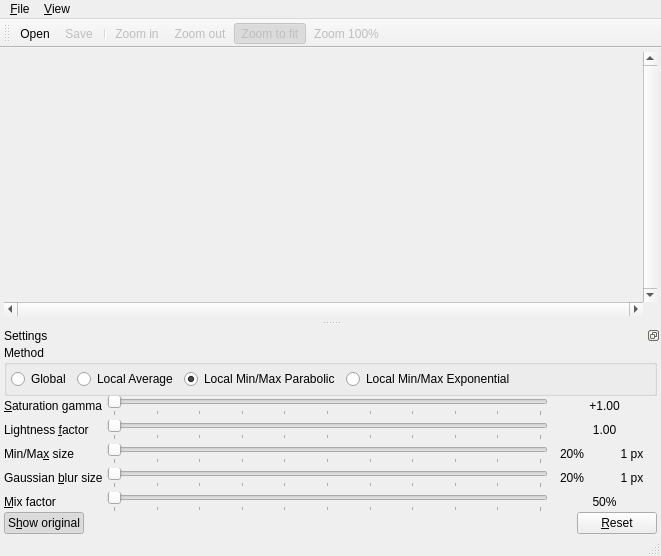
<?xml version="1.0" encoding="UTF-8"?>
<ui version="4.0">
 <class>MainWindow</class>
 <widget class="QMainWindow" name="MainWindow">
  <property name="geometry">
   <rect>
    <x>0</x>
    <y>0</y>
    <width>661</width>
    <height>556</height>
   </rect>
  </property>
  <property name="windowTitle">
   <string>Tonemap - Imaginable</string>
  </property>
  <property name="windowIcon">
   <iconset resource="tonemap_gui.qrc">
    <normaloff>:/icon/tonemap.svg</normaloff>:/icon/tonemap.svg</iconset>
  </property>
  <widget class="QWidget" name="centralWidget">
   <layout class="QVBoxLayout" name="verticalLayout">
    <property name="spacing">
     <number>0</number>
    </property>
    <property name="margin">
     <number>4</number>
    </property>
    <item>
     <widget class="QWidget" name="widget" native="true">
      <layout class="QGridLayout" name="gridLayout" rowstretch="1,0" columnstretch="1,0">
       <property name="margin">
        <number>0</number>
       </property>
       <property name="spacing">
        <number>0</number>
       </property>
       <item row="1" column="0">
        <widget class="QScrollBar" name="horizontalScrollBar">
         <property name="maximum">
          <number>0</number>
         </property>
         <property name="orientation">
          <enum>Qt::Horizontal</enum>
         </property>
        </widget>
       </item>
       <item row="0" column="0">
        <widget class="QWidget" name="views" native="true">
         <layout class="QHBoxLayout" name="horizontalLayout" stretch="1,1">
          <property name="spacing">
           <number>4</number>
          </property>
          <property name="margin">
           <number>0</number>
          </property>
          <item>
           <widget class="Preview" name="original_view" native="true">
            <property name="sizePolicy">
             <sizepolicy hsizetype="Expanding" vsizetype="Expanding">
              <horstretch>0</horstretch>
              <verstretch>0</verstretch>
             </sizepolicy>
            </property>
            <property name="minimumSize">
             <size>
              <width>50</width>
              <height>50</height>
             </size>
            </property>
           </widget>
          </item>
          <item>
           <widget class="Preview" name="tonemapped_view" native="true">
            <property name="sizePolicy">
             <sizepolicy hsizetype="Expanding" vsizetype="Expanding">
              <horstretch>0</horstretch>
              <verstretch>0</verstretch>
             </sizepolicy>
            </property>
            <property name="minimumSize">
             <size>
              <width>50</width>
              <height>50</height>
             </size>
            </property>
           </widget>
          </item>
         </layout>
        </widget>
       </item>
       <item row="0" column="1">
        <widget class="QScrollBar" name="verticalScrollBar">
         <property name="maximum">
          <number>0</number>
         </property>
         <property name="orientation">
          <enum>Qt::Vertical</enum>
         </property>
        </widget>
       </item>
      </layout>
     </widget>
    </item>
   </layout>
  </widget>
  <widget class="QMenuBar" name="menuBar">
   <property name="geometry">
    <rect>
     <x>0</x>
     <y>0</y>
     <width>661</width>
     <height>21</height>
    </rect>
   </property>
   <widget class="QMenu" name="menu_File">
    <property name="title">
     <string>&amp;File</string>
    </property>
    <addaction name="action_Open"/>
    <addaction name="action_Save"/>
    <addaction name="action_Save_as"/>
    <addaction name="separator"/>
    <addaction name="action_Quit"/>
   </widget>
   <widget class="QMenu" name="menu_View">
    <property name="title">
     <string>&amp;View</string>
    </property>
    <addaction name="action_Show_original"/>
    <addaction name="separator"/>
    <addaction name="action_Zoom_in"/>
    <addaction name="action_Zoom_out"/>
    <addaction name="action_Zoom_to_fit"/>
    <addaction name="action_Zoom_one"/>
   </widget>
   <addaction name="menu_File"/>
   <addaction name="menu_View"/>
  </widget>
  <widget class="QToolBar" name="mainToolBar">
   <property name="windowTitle">
    <string>Toolbar</string>
   </property>
   <property name="floatable">
    <bool>false</bool>
   </property>
   <attribute name="toolBarArea">
    <enum>TopToolBarArea</enum>
   </attribute>
   <attribute name="toolBarBreak">
    <bool>false</bool>
   </attribute>
   <addaction name="action_Open"/>
   <addaction name="action_Save"/>
   <addaction name="separator"/>
   <addaction name="action_Zoom_in"/>
   <addaction name="action_Zoom_out"/>
   <addaction name="action_Zoom_to_fit"/>
   <addaction name="action_Zoom_one"/>
  </widget>
  <widget class="QStatusBar" name="status_bar"/>
  <widget class="QDockWidget" name="dockWidget">
   <property name="features">
    <set>QDockWidget::DockWidgetFloatable|QDockWidget::DockWidgetMovable</set>
   </property>
   <property name="windowTitle">
    <string>Settings</string>
   </property>
   <attribute name="dockWidgetArea">
    <number>8</number>
   </attribute>
   <widget class="QWidget" name="dockWidgetContents">
    <layout class="QVBoxLayout" name="verticalLayout_2">
     <property name="spacing">
      <number>0</number>
     </property>
     <property name="leftMargin">
      <number>4</number>
     </property>
     <property name="topMargin">
      <number>0</number>
     </property>
     <property name="rightMargin">
      <number>4</number>
     </property>
     <property name="bottomMargin">
      <number>0</number>
     </property>
     <item>
      <widget class="QGroupBox" name="groupBox_method">
       <property name="title">
        <string>Method</string>
       </property>
       <layout class="QHBoxLayout" name="horizontalLayout_2">
        <property name="margin">
         <number>4</number>
        </property>
        <item>
         <widget class="QRadioButton" name="radioButton_global">
          <property name="text">
           <string>Global</string>
          </property>
         </widget>
        </item>
        <item>
         <widget class="QRadioButton" name="radioButton_local_average">
          <property name="text">
           <string>Local Average</string>
          </property>
          <property name="checked">
           <bool>false</bool>
          </property>
         </widget>
        </item>
        <item>
         <widget class="QRadioButton" name="radioButton_local_minmax_parabolic">
          <property name="text">
           <string>Local Min/Max Parabolic</string>
          </property>
          <property name="checked">
           <bool>true</bool>
          </property>
         </widget>
        </item>
        <item>
         <widget class="QRadioButton" name="radioButton_local_minmax_exponential">
          <property name="text">
           <string>Local Min/Max Exponential</string>
          </property>
         </widget>
        </item>
        <item>
         <spacer name="horizontalSpacer_2">
          <property name="orientation">
           <enum>Qt::Horizontal</enum>
          </property>
          <property name="sizeHint" stdset="0">
           <size>
            <width>40</width>
            <height>20</height>
           </size>
          </property>
         </spacer>
        </item>
       </layout>
      </widget>
     </item>
     <item>
      <layout class="QGridLayout" name="gridLayout_method">
       <property name="margin">
        <number>0</number>
       </property>
       <property name="spacing">
        <number>4</number>
       </property>
       <item row="0" column="0">
        <widget class="QLabel" name="label_saturation">
         <property name="text">
          <string>&amp;Saturation gamma</string>
         </property>
         <property name="buddy">
          <cstring>slider_saturation</cstring>
         </property>
        </widget>
       </item>
       <item row="0" column="1">
        <widget class="QSlider" name="slider_saturation">
         <property name="maximum">
          <number>1000</number>
         </property>
         <property name="singleStep">
          <number>10</number>
         </property>
         <property name="pageStep">
          <number>100</number>
         </property>
         <property name="orientation">
          <enum>Qt::Horizontal</enum>
         </property>
         <property name="tickPosition">
          <enum>QSlider::TicksBelow</enum>
         </property>
         <property name="tickInterval">
          <number>100</number>
         </property>
        </widget>
       </item>
       <item row="0" column="2">
        <widget class="QLabel" name="value_saturation">
         <property name="sizePolicy">
          <sizepolicy hsizetype="Minimum" vsizetype="Preferred">
           <horstretch>0</horstretch>
           <verstretch>0</verstretch>
          </sizepolicy>
         </property>
         <property name="minimumSize">
          <size>
           <width>40</width>
           <height>0</height>
          </size>
         </property>
         <property name="text">
          <string>+1.00</string>
         </property>
         <property name="alignment">
          <set>Qt::AlignCenter</set>
         </property>
        </widget>
       </item>
       <item row="3" column="0">
        <widget class="QLabel" name="label_blur">
         <property name="text">
          <string>Gaussian &amp;blur size</string>
         </property>
         <property name="buddy">
          <cstring>slider_blur</cstring>
         </property>
        </widget>
       </item>
       <item row="3" column="1">
        <widget class="QSlider" name="slider_blur">
         <property name="maximum">
          <number>1000</number>
         </property>
         <property name="singleStep">
          <number>10</number>
         </property>
         <property name="pageStep">
          <number>100</number>
         </property>
         <property name="orientation">
          <enum>Qt::Horizontal</enum>
         </property>
         <property name="tickPosition">
          <enum>QSlider::TicksBelow</enum>
         </property>
         <property name="tickInterval">
          <number>100</number>
         </property>
        </widget>
       </item>
       <item row="3" column="2">
        <layout class="QHBoxLayout" name="horizontalLayout_3">
         <property name="spacing">
          <number>15</number>
         </property>
         <property name="margin">
          <number>0</number>
         </property>
         <item>
          <widget class="QLabel" name="value_blur_percent">
           <property name="sizePolicy">
            <sizepolicy hsizetype="Minimum" vsizetype="Preferred">
             <horstretch>0</horstretch>
             <verstretch>0</verstretch>
            </sizepolicy>
           </property>
           <property name="minimumSize">
            <size>
             <width>40</width>
             <height>0</height>
            </size>
           </property>
           <property name="text">
            <string>20%</string>
           </property>
           <property name="alignment">
            <set>Qt::AlignCenter</set>
           </property>
          </widget>
         </item>
         <item>
          <widget class="QLabel" name="value_blur_pixels">
           <property name="sizePolicy">
            <sizepolicy hsizetype="Minimum" vsizetype="Preferred">
             <horstretch>0</horstretch>
             <verstretch>0</verstretch>
            </sizepolicy>
           </property>
           <property name="minimumSize">
            <size>
             <width>50</width>
             <height>0</height>
            </size>
           </property>
           <property name="text">
            <string>1 px</string>
           </property>
           <property name="alignment">
            <set>Qt::AlignCenter</set>
           </property>
          </widget>
         </item>
        </layout>
       </item>
       <item row="4" column="0">
        <widget class="QLabel" name="label_mix">
         <property name="text">
          <string>&amp;Mix factor</string>
         </property>
         <property name="buddy">
          <cstring>slider_mix</cstring>
         </property>
        </widget>
       </item>
       <item row="4" column="1">
        <widget class="QSlider" name="slider_mix">
         <property name="maximum">
          <number>100</number>
         </property>
         <property name="singleStep">
          <number>1</number>
         </property>
         <property name="pageStep">
          <number>10</number>
         </property>
         <property name="orientation">
          <enum>Qt::Horizontal</enum>
         </property>
         <property name="tickPosition">
          <enum>QSlider::TicksBelow</enum>
         </property>
         <property name="tickInterval">
          <number>10</number>
         </property>
        </widget>
       </item>
       <item row="4" column="2">
        <widget class="QLabel" name="value_mix">
         <property name="sizePolicy">
          <sizepolicy hsizetype="Minimum" vsizetype="Preferred">
           <horstretch>0</horstretch>
           <verstretch>0</verstretch>
          </sizepolicy>
         </property>
         <property name="minimumSize">
          <size>
           <width>40</width>
           <height>0</height>
          </size>
         </property>
         <property name="text">
          <string>50%</string>
         </property>
         <property name="alignment">
          <set>Qt::AlignCenter</set>
         </property>
        </widget>
       </item>
       <item row="2" column="0">
        <widget class="QLabel" name="label_minmax">
         <property name="text">
          <string>Min/Ma&amp;x size</string>
         </property>
         <property name="buddy">
          <cstring>slider_minmax</cstring>
         </property>
        </widget>
       </item>
       <item row="2" column="1">
        <widget class="QSlider" name="slider_minmax">
         <property name="maximum">
          <number>1000</number>
         </property>
         <property name="singleStep">
          <number>10</number>
         </property>
         <property name="pageStep">
          <number>100</number>
         </property>
         <property name="orientation">
          <enum>Qt::Horizontal</enum>
         </property>
         <property name="tickPosition">
          <enum>QSlider::TicksBelow</enum>
         </property>
         <property name="tickInterval">
          <number>100</number>
         </property>
        </widget>
       </item>
       <item row="2" column="2">
        <layout class="QHBoxLayout" name="horizontalLayout_4">
         <property name="spacing">
          <number>15</number>
         </property>
         <property name="margin">
          <number>0</number>
         </property>
         <item>
          <widget class="QLabel" name="value_minmax_percent">
           <property name="sizePolicy">
            <sizepolicy hsizetype="Minimum" vsizetype="Preferred">
             <horstretch>0</horstretch>
             <verstretch>0</verstretch>
            </sizepolicy>
           </property>
           <property name="minimumSize">
            <size>
             <width>40</width>
             <height>0</height>
            </size>
           </property>
           <property name="text">
            <string>20%</string>
           </property>
           <property name="alignment">
            <set>Qt::AlignCenter</set>
           </property>
          </widget>
         </item>
         <item>
          <widget class="QLabel" name="value_minmax_pixels">
           <property name="sizePolicy">
            <sizepolicy hsizetype="Minimum" vsizetype="Preferred">
             <horstretch>0</horstretch>
             <verstretch>0</verstretch>
            </sizepolicy>
           </property>
           <property name="minimumSize">
            <size>
             <width>50</width>
             <height>0</height>
            </size>
           </property>
           <property name="text">
            <string>1 px</string>
           </property>
           <property name="alignment">
            <set>Qt::AlignCenter</set>
           </property>
          </widget>
         </item>
        </layout>
       </item>
       <item row="1" column="0">
        <widget class="QLabel" name="label_lightness">
         <property name="text">
          <string>Lightness &amp;factor</string>
         </property>
         <property name="buddy">
          <cstring>slider_lightness</cstring>
         </property>
        </widget>
       </item>
       <item row="1" column="1">
        <widget class="QSlider" name="slider_lightness">
         <property name="maximum">
          <number>100</number>
         </property>
         <property name="singleStep">
          <number>1</number>
         </property>
         <property name="pageStep">
          <number>10</number>
         </property>
         <property name="orientation">
          <enum>Qt::Horizontal</enum>
         </property>
         <property name="tickPosition">
          <enum>QSlider::TicksBelow</enum>
         </property>
         <property name="tickInterval">
          <number>10</number>
         </property>
        </widget>
       </item>
       <item row="1" column="2">
        <widget class="QLabel" name="value_lightness">
         <property name="text">
          <string>1.00</string>
         </property>
         <property name="alignment">
          <set>Qt::AlignCenter</set>
         </property>
        </widget>
       </item>
      </layout>
     </item>
     <item>
      <spacer name="verticalSpacer">
       <property name="orientation">
        <enum>Qt::Vertical</enum>
       </property>
       <property name="sizeHint" stdset="0">
        <size>
         <width>0</width>
         <height>0</height>
        </size>
       </property>
      </spacer>
     </item>
     <item>
      <layout class="QHBoxLayout" name="_2">
       <property name="spacing">
        <number>0</number>
       </property>
       <property name="margin">
        <number>0</number>
       </property>
       <item>
        <widget class="QPushButton" name="show_original">
         <property name="text">
          <string>S&amp;how original</string>
         </property>
         <property name="checkable">
          <bool>true</bool>
         </property>
         <property name="checked">
          <bool>true</bool>
         </property>
        </widget>
       </item>
       <item>
        <spacer name="horizontalSpacer">
         <property name="orientation">
          <enum>Qt::Horizontal</enum>
         </property>
         <property name="sizeHint" stdset="0">
          <size>
           <width>40</width>
           <height>20</height>
          </size>
         </property>
        </spacer>
       </item>
       <item>
        <widget class="QPushButton" name="reset_settings">
         <property name="text">
          <string>&amp;Reset</string>
         </property>
        </widget>
       </item>
      </layout>
     </item>
    </layout>
   </widget>
  </widget>
  <action name="action_Open">
   <property name="icon">
    <iconset resource="tonemap_gui.qrc">
     <normaloff>:/file/open.svg</normaloff>:/file/open.svg</iconset>
   </property>
   <property name="text">
    <string>&amp;Open</string>
   </property>
  </action>
  <action name="action_Save">
   <property name="enabled">
    <bool>false</bool>
   </property>
   <property name="icon">
    <iconset resource="tonemap_gui.qrc">
     <normaloff>:/file/save.svg</normaloff>:/file/save.svg</iconset>
   </property>
   <property name="text">
    <string>&amp;Save</string>
   </property>
  </action>
  <action name="action_Quit">
   <property name="icon">
    <iconset resource="tonemap_gui.qrc">
     <normaloff>:/file/quit.svg</normaloff>:/file/quit.svg</iconset>
   </property>
   <property name="text">
    <string>&amp;Quit</string>
   </property>
  </action>
  <action name="action_Zoom_in">
   <property name="enabled">
    <bool>false</bool>
   </property>
   <property name="icon">
    <iconset resource="tonemap_gui.qrc">
     <normaloff>:/zoom/in.svg</normaloff>:/zoom/in.svg</iconset>
   </property>
   <property name="text">
    <string>Zoom &amp;in</string>
   </property>
  </action>
  <action name="action_Zoom_out">
   <property name="enabled">
    <bool>false</bool>
   </property>
   <property name="icon">
    <iconset resource="tonemap_gui.qrc">
     <normaloff>:/zoom/out.svg</normaloff>:/zoom/out.svg</iconset>
   </property>
   <property name="text">
    <string>Zoom &amp;out</string>
   </property>
  </action>
  <action name="action_Show_original">
   <property name="checkable">
    <bool>true</bool>
   </property>
   <property name="checked">
    <bool>true</bool>
   </property>
   <property name="icon">
    <iconset resource="tonemap_gui.qrc">
     <normaloff>:/view/show_original.svg</normaloff>:/view/show_original.svg</iconset>
   </property>
   <property name="text">
    <string>S&amp;how original</string>
   </property>
   <property name="shortcut">
    <string>Ctrl+H</string>
   </property>
  </action>
  <action name="action_Zoom_to_fit">
   <property name="checkable">
    <bool>true</bool>
   </property>
   <property name="checked">
    <bool>true</bool>
   </property>
   <property name="enabled">
    <bool>false</bool>
   </property>
   <property name="icon">
    <iconset resource="tonemap_gui.qrc">
     <normaloff>:/zoom/fit.svg</normaloff>:/zoom/fit.svg</iconset>
   </property>
   <property name="text">
    <string>Zoom to fit</string>
   </property>
   <property name="shortcut">
    <string>Ctrl+0</string>
   </property>
  </action>
  <action name="action_Zoom_one">
   <property name="checkable">
    <bool>true</bool>
   </property>
   <property name="enabled">
    <bool>false</bool>
   </property>
   <property name="icon">
    <iconset resource="tonemap_gui.qrc">
     <normaloff>:/zoom/one.svg</normaloff>:/zoom/one.svg</iconset>
   </property>
   <property name="text">
    <string>Zoom 100%</string>
   </property>
   <property name="shortcut">
    <string>Ctrl+1</string>
   </property>
  </action>
  <action name="action_Save_as">
   <property name="enabled">
    <bool>false</bool>
   </property>
   <property name="icon">
    <iconset resource="tonemap_gui.qrc">
     <normaloff>:/file/saveas.svg</normaloff>:/file/saveas.svg</iconset>
   </property>
   <property name="text">
    <string>Save &amp;as</string>
   </property>
  </action>
 </widget>
 <layoutdefault spacing="6" margin="11"/>
 <customwidgets>
  <customwidget>
   <class>Preview</class>
   <extends>QWidget</extends>
   <header>preview.hpp</header>
   <container>1</container>
  </customwidget>
 </customwidgets>
 <tabstops>
  <tabstop>radioButton_global</tabstop>
  <tabstop>radioButton_local_average</tabstop>
  <tabstop>radioButton_local_minmax_parabolic</tabstop>
  <tabstop>radioButton_local_minmax_exponential</tabstop>
  <tabstop>slider_saturation</tabstop>
  <tabstop>slider_lightness</tabstop>
  <tabstop>slider_minmax</tabstop>
  <tabstop>slider_blur</tabstop>
  <tabstop>slider_mix</tabstop>
  <tabstop>show_original</tabstop>
  <tabstop>reset_settings</tabstop>
 </tabstops>
 <resources>
  <include location="tonemap_gui.qrc"/>
 </resources>
 <connections>
  <connection>
   <sender>action_Open</sender>
   <signal>triggered()</signal>
   <receiver>MainWindow</receiver>
   <slot>fileOpen()</slot>
   <hints>
    <hint type="sourcelabel">
     <x>-1</x>
     <y>-1</y>
    </hint>
    <hint type="destinationlabel">
     <x>313</x>
     <y>183</y>
    </hint>
   </hints>
  </connection>
  <connection>
   <sender>action_Save</sender>
   <signal>triggered()</signal>
   <receiver>MainWindow</receiver>
   <slot>fileSave()</slot>
   <hints>
    <hint type="sourcelabel">
     <x>-1</x>
     <y>-1</y>
    </hint>
    <hint type="destinationlabel">
     <x>313</x>
     <y>183</y>
    </hint>
   </hints>
  </connection>
  <connection>
   <sender>action_Save_as</sender>
   <signal>triggered()</signal>
   <receiver>MainWindow</receiver>
   <slot>fileSaveAs()</slot>
   <hints>
    <hint type="sourcelabel">
     <x>-1</x>
     <y>-1</y>
    </hint>
    <hint type="destinationlabel">
     <x>233</x>
     <y>195</y>
    </hint>
   </hints>
  </connection>
  <connection>
   <sender>action_Quit</sender>
   <signal>triggered()</signal>
   <receiver>MainWindow</receiver>
   <slot>close()</slot>
   <hints>
    <hint type="sourcelabel">
     <x>-1</x>
     <y>-1</y>
    </hint>
    <hint type="destinationlabel">
     <x>313</x>
     <y>183</y>
    </hint>
   </hints>
  </connection>
  <connection>
   <sender>show_original</sender>
   <signal>clicked(bool)</signal>
   <receiver>action_Show_original</receiver>
   <slot>trigger()</slot>
   <hints>
    <hint type="sourcelabel">
     <x>56</x>
     <y>492</y>
    </hint>
    <hint type="destinationlabel">
     <x>-1</x>
     <y>-1</y>
    </hint>
   </hints>
  </connection>
  <connection>
   <sender>action_Show_original</sender>
   <signal>triggered(bool)</signal>
   <receiver>show_original</receiver>
   <slot>setChecked(bool)</slot>
   <hints>
    <hint type="sourcelabel">
     <x>-1</x>
     <y>-1</y>
    </hint>
    <hint type="destinationlabel">
     <x>56</x>
     <y>492</y>
    </hint>
   </hints>
  </connection>
  <connection>
   <sender>action_Show_original</sender>
   <signal>toggled(bool)</signal>
   <receiver>MainWindow</receiver>
   <slot>showOriginal(bool)</slot>
   <hints>
    <hint type="sourcelabel">
     <x>-1</x>
     <y>-1</y>
    </hint>
    <hint type="destinationlabel">
     <x>239</x>
     <y>194</y>
    </hint>
   </hints>
  </connection>
  <connection>
   <sender>action_Zoom_in</sender>
   <signal>triggered()</signal>
   <receiver>MainWindow</receiver>
   <slot>zoomIn()</slot>
   <hints>
    <hint type="sourcelabel">
     <x>-1</x>
     <y>-1</y>
    </hint>
    <hint type="destinationlabel">
     <x>239</x>
     <y>194</y>
    </hint>
   </hints>
  </connection>
  <connection>
   <sender>action_Zoom_out</sender>
   <signal>triggered()</signal>
   <receiver>MainWindow</receiver>
   <slot>zoomOut()</slot>
   <hints>
    <hint type="sourcelabel">
     <x>-1</x>
     <y>-1</y>
    </hint>
    <hint type="destinationlabel">
     <x>239</x>
     <y>194</y>
    </hint>
   </hints>
  </connection>
  <connection>
   <sender>action_Zoom_one</sender>
   <signal>triggered()</signal>
   <receiver>MainWindow</receiver>
   <slot>zoomOne()</slot>
   <hints>
    <hint type="sourcelabel">
     <x>-1</x>
     <y>-1</y>
    </hint>
    <hint type="destinationlabel">
     <x>239</x>
     <y>194</y>
    </hint>
   </hints>
  </connection>
  <connection>
   <sender>action_Zoom_to_fit</sender>
   <signal>triggered()</signal>
   <receiver>MainWindow</receiver>
   <slot>zoomToFit()</slot>
   <hints>
    <hint type="sourcelabel">
     <x>-1</x>
     <y>-1</y>
    </hint>
    <hint type="destinationlabel">
     <x>239</x>
     <y>194</y>
    </hint>
   </hints>
  </connection>
  <connection>
   <sender>slider_saturation</sender>
   <signal>valueChanged(int)</signal>
   <receiver>MainWindow</receiver>
   <slot>setSaturation(int)</slot>
   <hints>
    <hint type="sourcelabel">
     <x>455</x>
     <y>355</y>
    </hint>
    <hint type="destinationlabel">
     <x>186</x>
     <y>186</y>
    </hint>
   </hints>
  </connection>
  <connection>
   <sender>slider_blur</sender>
   <signal>valueChanged(int)</signal>
   <receiver>MainWindow</receiver>
   <slot>setBlur(int)</slot>
   <hints>
    <hint type="sourcelabel">
     <x>455</x>
     <y>439</y>
    </hint>
    <hint type="destinationlabel">
     <x>311</x>
     <y>187</y>
    </hint>
   </hints>
  </connection>
  <connection>
   <sender>slider_mix</sender>
   <signal>valueChanged(int)</signal>
   <receiver>MainWindow</receiver>
   <slot>setMix(int)</slot>
   <hints>
    <hint type="sourcelabel">
     <x>455</x>
     <y>467</y>
    </hint>
    <hint type="destinationlabel">
     <x>396</x>
     <y>184</y>
    </hint>
   </hints>
  </connection>
  <connection>
   <sender>reset_settings</sender>
   <signal>clicked()</signal>
   <receiver>MainWindow</receiver>
   <slot>resetSliders()</slot>
   <hints>
    <hint type="sourcelabel">
     <x>555</x>
     <y>492</y>
    </hint>
    <hint type="destinationlabel">
     <x>560</x>
     <y>318</y>
    </hint>
   </hints>
  </connection>
  <connection>
   <sender>horizontalScrollBar</sender>
   <signal>valueChanged(int)</signal>
   <receiver>MainWindow</receiver>
   <slot>horizontallySlided(int)</slot>
   <hints>
    <hint type="sourcelabel">
     <x>239</x>
     <y>260</y>
    </hint>
    <hint type="destinationlabel">
     <x>239</x>
     <y>194</y>
    </hint>
   </hints>
  </connection>
  <connection>
   <sender>verticalScrollBar</sender>
   <signal>valueChanged(int)</signal>
   <receiver>MainWindow</receiver>
   <slot>verticallySlided(int)</slot>
   <hints>
    <hint type="sourcelabel">
     <x>556</x>
     <y>180</y>
    </hint>
    <hint type="destinationlabel">
     <x>239</x>
     <y>194</y>
    </hint>
   </hints>
  </connection>
  <connection>
   <sender>original_view</sender>
   <signal>shifted(int,int)</signal>
   <receiver>MainWindow</receiver>
   <slot>previewShifted(int,int)</slot>
   <hints>
    <hint type="sourcelabel">
     <x>191</x>
     <y>69</y>
    </hint>
    <hint type="destinationlabel">
     <x>202</x>
     <y>52</y>
    </hint>
   </hints>
  </connection>
  <connection>
   <sender>tonemapped_view</sender>
   <signal>shifted(int,int)</signal>
   <receiver>MainWindow</receiver>
   <slot>previewShifted(int,int)</slot>
   <hints>
    <hint type="sourcelabel">
     <x>344</x>
     <y>62</y>
    </hint>
    <hint type="destinationlabel">
     <x>351</x>
     <y>53</y>
    </hint>
   </hints>
  </connection>
  <connection>
   <sender>tonemapped_view</sender>
   <signal>resized(int,int)</signal>
   <receiver>MainWindow</receiver>
   <slot>previewResized(int,int)</slot>
   <hints>
    <hint type="sourcelabel">
     <x>276</x>
     <y>75</y>
    </hint>
    <hint type="destinationlabel">
     <x>333</x>
     <y>51</y>
    </hint>
   </hints>
  </connection>
  <connection>
   <sender>original_view</sender>
   <signal>imageDropped(QImage)</signal>
   <receiver>MainWindow</receiver>
   <slot>previewImageDropped(QImage)</slot>
   <hints>
    <hint type="sourcelabel">
     <x>113</x>
     <y>61</y>
    </hint>
    <hint type="destinationlabel">
     <x>117</x>
     <y>54</y>
    </hint>
   </hints>
  </connection>
  <connection>
   <sender>tonemapped_view</sender>
   <signal>imageDropped(QImage)</signal>
   <receiver>MainWindow</receiver>
   <slot>previewImageDropped(QImage)</slot>
   <hints>
    <hint type="sourcelabel">
     <x>446</x>
     <y>63</y>
    </hint>
    <hint type="destinationlabel">
     <x>485</x>
     <y>65</y>
    </hint>
   </hints>
  </connection>
  <connection>
   <sender>original_view</sender>
   <signal>urlDropped(QString)</signal>
   <receiver>MainWindow</receiver>
   <slot>previewUrlDropped(QString)</slot>
   <hints>
    <hint type="sourcelabel">
     <x>69</x>
     <y>70</y>
    </hint>
    <hint type="destinationlabel">
     <x>78</x>
     <y>51</y>
    </hint>
   </hints>
  </connection>
  <connection>
   <sender>tonemapped_view</sender>
   <signal>urlDropped(QString)</signal>
   <receiver>MainWindow</receiver>
   <slot>previewUrlDropped(QString)</slot>
   <hints>
    <hint type="sourcelabel">
     <x>453</x>
     <y>92</y>
    </hint>
    <hint type="destinationlabel">
     <x>480</x>
     <y>91</y>
    </hint>
   </hints>
  </connection>
  <connection>
   <sender>radioButton_global</sender>
   <signal>toggled(bool)</signal>
   <receiver>MainWindow</receiver>
   <slot>methodGlobal(bool)</slot>
   <hints>
    <hint type="sourcelabel">
     <x>23</x>
     <y>319</y>
    </hint>
    <hint type="destinationlabel">
     <x>-12</x>
     <y>316</y>
    </hint>
   </hints>
  </connection>
  <connection>
   <sender>radioButton_local_average</sender>
   <signal>toggled(bool)</signal>
   <receiver>MainWindow</receiver>
   <slot>methodLocalAverage(bool)</slot>
   <hints>
    <hint type="sourcelabel">
     <x>150</x>
     <y>319</y>
    </hint>
    <hint type="destinationlabel">
     <x>633</x>
     <y>324</y>
    </hint>
   </hints>
  </connection>
  <connection>
   <sender>radioButton_local_minmax_parabolic</sender>
   <signal>toggled(bool)</signal>
   <receiver>MainWindow</receiver>
   <slot>methodLocalMinmaxParabolic(bool)</slot>
   <hints>
    <hint type="sourcelabel">
     <x>211</x>
     <y>316</y>
    </hint>
    <hint type="destinationlabel">
     <x>624</x>
     <y>309</y>
    </hint>
   </hints>
  </connection>
  <connection>
   <sender>radioButton_local_minmax_exponential</sender>
   <signal>toggled(bool)</signal>
   <receiver>MainWindow</receiver>
   <slot>methodLocalMinmaxExponential(bool)</slot>
   <hints>
    <hint type="sourcelabel">
     <x>454</x>
     <y>323</y>
    </hint>
    <hint type="destinationlabel">
     <x>419</x>
     <y>532</y>
    </hint>
   </hints>
  </connection>
  <connection>
   <sender>slider_lightness</sender>
   <signal>valueChanged(int)</signal>
   <receiver>MainWindow</receiver>
   <slot>setLightness(int)</slot>
   <hints>
    <hint type="sourcelabel">
     <x>210</x>
     <y>368</y>
    </hint>
    <hint type="destinationlabel">
     <x>582</x>
     <y>367</y>
    </hint>
   </hints>
  </connection>
  <connection>
   <sender>slider_minmax</sender>
   <signal>valueChanged(int)</signal>
   <receiver>MainWindow</receiver>
   <slot>setMinMax(int)</slot>
   <hints>
    <hint type="sourcelabel">
     <x>336</x>
     <y>396</y>
    </hint>
    <hint type="destinationlabel">
     <x>594</x>
     <y>399</y>
    </hint>
   </hints>
  </connection>
 </connections>
 <slots>
  <slot>fileOpen()</slot>
  <slot>fileSave()</slot>
  <slot>fileSaveAs()</slot>
  <slot>showOriginal(bool)</slot>
  <slot>zoomIn()</slot>
  <slot>zoomOut()</slot>
  <slot>zoomOne()</slot>
  <slot>zoomToFit()</slot>
  <slot>setSaturation(int)</slot>
  <slot>setBlur(int)</slot>
  <slot>setMix(int)</slot>
  <slot>resetSliders()</slot>
  <slot>horizontallySlided(int)</slot>
  <slot>verticallySlided(int)</slot>
  <slot>previewResized(int,int)</slot>
  <slot>previewShifted(int,int)</slot>
  <slot>previewImageDropped(QImage)</slot>
  <slot>previewUrlDropped(QString)</slot>
  <slot>methodGlobal(bool)</slot>
  <slot>methodLocalAverage(bool)</slot>
  <slot>methodLocalMinmaxParabolic(bool)</slot>
  <slot>methodLocalMinmaxExponential(bool)</slot>
  <slot>setLightness(int)</slot>
  <slot>setMinMax(int)</slot>
 </slots>
</ui>
